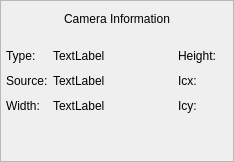
                         <widget class="QFrame" name="frame_4">
                          <property name="maximumSize">
                           <size>
                            <width>320</width>
                            <height>16777215</height>
                           </size>
                          </property>
                          <property name="frameShape">
                           <enum>QFrame::StyledPanel</enum>
                          </property>
                          <property name="frameShadow">
                           <enum>QFrame::Raised</enum>
                          </property>
                          <layout class="QVBoxLayout" name="verticalLayout_5">
                           <property name="spacing">
                            <number>5</number>
                           </property>
                           <property name="leftMargin">
                            <number>0</number>
                           </property>
                           <property name="topMargin">
                            <number>0</number>
                           </property>
                           <property name="rightMargin">
                            <number>0</number>
                           </property>
                           <property name="bottomMargin">
                            <number>0</number>
                           </property>
                           <item>
                            <widget class="QLabel" name="label_11">
                             <property name="minimumSize">
                              <size>
                               <width>0</width>
                               <height>35</height>
                              </size>
                             </property>
                             <property name="maximumSize">
                              <size>
                               <width>320</width>
                               <height>35</height>
                              </size>
                             </property>
                             <property name="frameShape">
                              <enum>QFrame::NoFrame</enum>
                             </property>
                             <property name="text">
                              <string>Camera Information</string>
                             </property>
                             <property name="alignment">
                              <set>Qt::AlignCenter</set>
                             </property>
                            </widget>
                           </item>
                           <item>
                            <widget class="QFrame" name="frame_camera_info">
                             <property name="minimumSize">
                              <size>
                               <width>0</width>
                               <height>80</height>
                              </size>
                             </property>
                             <property name="frameShape">
                              <enum>QFrame::NoFrame</enum>
                             </property>
                             <layout class="QGridLayout" name="gridLayout_6">
                              <property name="leftMargin">
                               <number>5</number>
                              </property>
                              <property name="topMargin">
                               <number>5</number>
                              </property>
                              <property name="rightMargin">
                               <number>5</number>
                              </property>
                              <property name="bottomMargin">
                               <number>5</number>
                              </property>
                              <property name="spacing">
                               <number>5</number>
                              </property>
                              <item row="2" column="1">
                               <widget class="QLabel" name="lbl_info_camera_type">
                                <property name="minimumSize">
                                 <size>
                                  <width>120</width>
                                  <height>0</height>
                                 </size>
                                </property>
                                <property name="maximumSize">
                                 <size>
                                  <width>16777215</width>
                                  <height>16777215</height>
                                 </size>
                                </property>
                                <property name="text">
                                 <string>TextLabel</string>
                                </property>
                                <property name="alignment">
                                 <set>Qt::AlignLeading|Qt::AlignLeft|Qt::AlignVCenter</set>
                                </property>
                               </widget>
                              </item>
                              <item row="2" column="2">
                               <widget class="QLabel" name="label_17">
                                <property name="maximumSize">
                                 <size>
                                  <width>90</width>
                                  <height>16777215</height>
                                 </size>
                                </property>
                                <property name="text">
                                 <string>Height:</string>
                                </property>
                               </widget>
                              </item>
                              <item row="3" column="2">
                               <widget class="QLabel" name="label_19">
                                <property name="maximumSize">
                                 <size>
                                  <width>90</width>
                                  <height>16777215</height>
                                 </size>
                                </property>
                                <property name="text">
                                 <string>Icx:</string>
                                </property>
                               </widget>
                              </item>
                              <item row="3" column="1">
                               <widget class="QLabel" name="lbl_info_source">
                                <property name="text">
                                 <string>TextLabel</string>
                                </property>
                                <property name="alignment">
                                 <set>Qt::AlignLeading|Qt::AlignLeft|Qt::AlignVCenter</set>
                                </property>
                               </widget>
                              </item>
                              <item row="4" column="1">
                               <widget class="QLabel" name="lbl_info_width_image">
                                <property name="text">
                                 <string>TextLabel</string>
                                </property>
                                <property name="alignment">
                                 <set>Qt::AlignLeading|Qt::AlignLeft|Qt::AlignVCenter</set>
                                </property>
                               </widget>
                              </item>
                              <item row="3" column="3">
                               <widget class="QLabel" name="lbl_info_icx">
                                <property name="text">
                                 <string/>
                                </property>
                                <property name="alignment">
                                 <set>Qt::AlignLeading|Qt::AlignLeft|Qt::AlignVCenter</set>
                                </property>
                               </widget>
                              </item>
                              <item row="2" column="0">
                               <widget class="QLabel" name="label_12">
                                <property name="maximumSize">
                                 <size>
                                  <width>90</width>
                                  <height>16777215</height>
                                 </size>
                                </property>
                                <property name="text">
                                 <string>Type:</string>
                                </property>
                               </widget>
                              </item>
                              <item row="4" column="2">
                               <widget class="QLabel" name="label_18">
                                <property name="maximumSize">
                                 <size>
                                  <width>90</width>
                                  <height>16777215</height>
                                 </size>
                                </property>
                                <property name="text">
                                 <string>Icy:</string>
                                </property>
                               </widget>
                              </item>
                              <item row="3" column="0">
                               <widget class="QLabel" name="label_16">
                                <property name="maximumSize">
                                 <size>
                                  <width>90</width>
                                  <height>16777215</height>
                                 </size>
                                </property>
                                <property name="text">
                                 <string>Source:</string>
                                </property>
                               </widget>
                              </item>
                              <item row="4" column="3">
                               <widget class="QLabel" name="lbl_info_icy">
                                <property name="text">
                                 <string/>
                                </property>
                                <property name="alignment">
                                 <set>Qt::AlignLeading|Qt::AlignLeft|Qt::AlignVCenter</set>
                                </property>
                               </widget>
                              </item>
                              <item row="4" column="0">
                               <widget class="QLabel" name="label_15">
                                <property name="maximumSize">
                                 <size>
                                  <width>90</width>
                                  <height>16777215</height>
                                 </size>
                                </property>
                                <property name="text">
                                 <string>Width:</string>
                                </property>
                               </widget>
                              </item>
                              <item row="2" column="3">
                               <widget class="QLabel" name="lbl_info_height_image">
                                <property name="text">
                                 <string/>
                                </property>
                                <property name="alignment">
                                 <set>Qt::AlignLeading|Qt::AlignLeft|Qt::AlignVCenter</set>
                                </property>
                               </widget>
                              </item>
                             </layout>
                            </widget>
                           </item>
                           <item>
                            <spacer name="verticalSpacer">
                             <property name="orientation">
                              <enum>Qt::Vertical</enum>
                             </property>
                             <property name="sizeHint" stdset="0">
                              <size>
                               <width>20</width>
                               <height>40</height>
                              </size>
                             </property>
                            </spacer>
                           </item>
                          </layout>
                         </widget>
